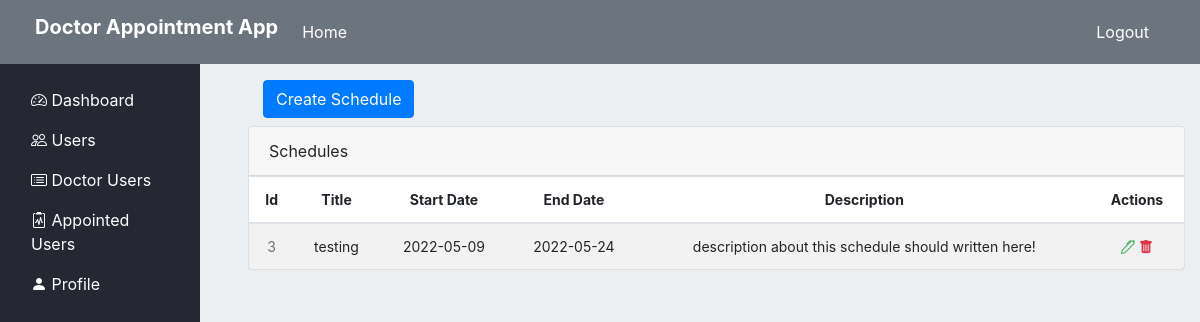
The page /admin/doctors/schedules/details/4 (signed in) on the database as committed earlier.
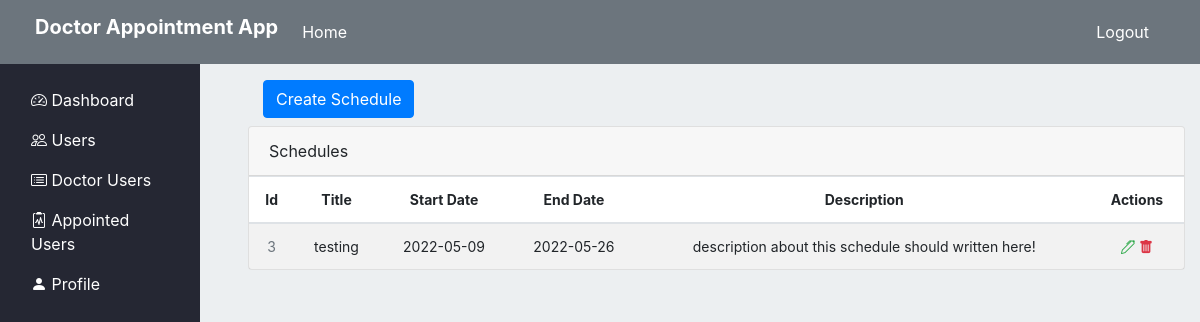
The same page on the database as committed later.
### appointment/models.py (models this page shows, shortened)
class Schedule(db.Model):
    __tablename__='Schedule'
    id = db.Column(db.Integer, primary_key=True)
    name = db.Column(db.String(100), nullable=False)
    doctor_id = db.Column(db.Integer, db.ForeignKey('user.id'))
    start_date = db.Column(db.Date(), default = datetime.now().date())
    end_date = db.Column(db.Date(), default = datetime.now().date())
    description = db.Column(db.Text())
    appointment = db.relationship('Appointment', backref='Schedule', lazy=True)

### appointment/routes.py (the view)
@app.route("/admin/doctors/schedules/details/<int:id>", methods=('GET', 'POST'))
@login_required
@admin_required
def get_and_create_doctor_schedule(id):
    return admin_create_doctor_schedule(id)

### appointment/models.py (called while the page is built)
@login_manager.user_loader
def load_user(user_id):
    return User.query.get(int(user_id))

### appointment/privilege.py (called while the page is built)
def admin_required(f):
    @wraps(f)
    def wrap(*args, **kwargs):
        if current_user and current_user.role == 1:
            return f(*args, **kwargs)
        flash("Ooops login or your privilege is not satisfied", "info")
        return redirect(url_for('home'))
    return wrap

### appointment/view.py (called while the page is built, shortened)
def admin_create_doctor_schedule(id):
    doctor = User.query.filter_by(id=id).first()
    form = CreateSchedule()
    return render_template("adminPanel/doctor_schedule_list.html", schedules=doctor.schedule, form=form)

### appointment/templates/adminPanel/doctor_schedule_list.html (shortened to what this page needs)
{% extends "index.html" %}
{% block section %}
<div style="z-index: 1000;">
    <div class="col-lg-12 mb-2">
        <button type="button" class="btn btn-primary" data-toggle="modal" data-target="#exampleModal">
            Create Schedule
        </button>
    </div>
    <div class="row">
        <div class="col-lg-12">
            <div class="main-card mb-3 card">
                <div class="card-header">Schedules </div>
                <div class="table-responsive">
                    <table class="align-middle mb-0 table table-borderless table-striped table-hover">
                        <thead>
                            <tr class="app-normal-font">
                                <th class="text-center">Id</th>
                                <th class="text-center">Title</th>
                                <th class="text-center">Start Date</th>
                                <th class="text-center">End Date</th>
                                <th class="text-center">Description</th>
                                <th class="text-center">Actions</th>
                            </tr>
                        </thead>
                        <tbody>
                            {% for schedule in schedules %}
                                <tr class="app-normal-font p-0">
                                    <td class="text-center text-muted">{{ schedule.id }}</td>
                                    <td class="text-center">{{ schedule.name }}</td>
                                    <td class="text-center">
                                        <div class="widget-content p-0">
                                            {{schedule.start_date}}
                                        </div>
                                    </td>
                                    <td class="text-center">{{schedule.end_date}}</td>
                                    <td class="text-center">{{ schedule.description }}</td>
                                    <td class="text-center">
                                        <a href="{{ url_for('admin_edit_doctor_schedule', id= schedule.id) }}" class=" text-success">
                                            <i class="bi bi-pen"></i>
                                        </a>
                                        <a href="{{url_for('DeleteDoctorSchedule',id=schedule.id)}}" class="text-danger">
                                            <i class="bi bi-trash-fill"></i>
                                        </a>
                                    </td>
                                </tr>
                            {% endfor %}
                        </tbody>
                    </table>
                </div>
            </div>
        </div>
    </div>
</div>
{% endblock %}

Rows that differ between the two databases and show on the page:
changed Schedule "testing": end_date "2022-05-24" → "2022-05-26"
